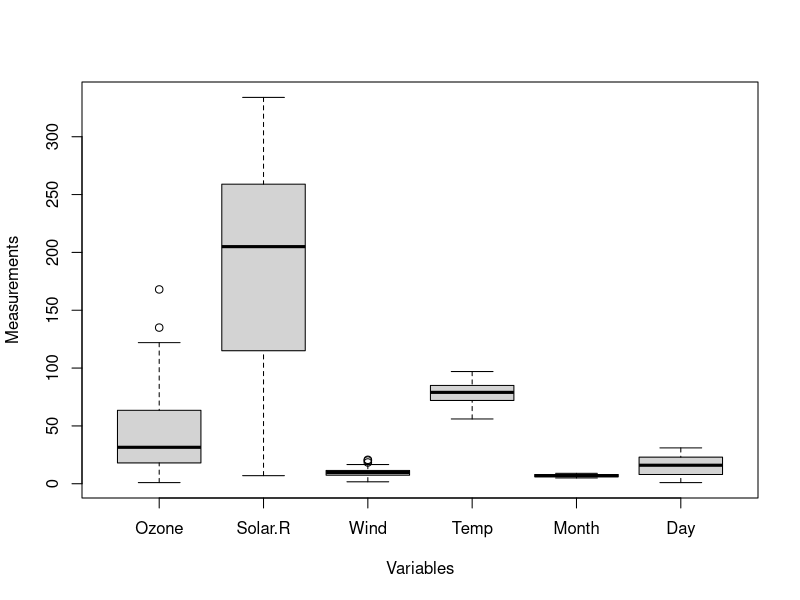
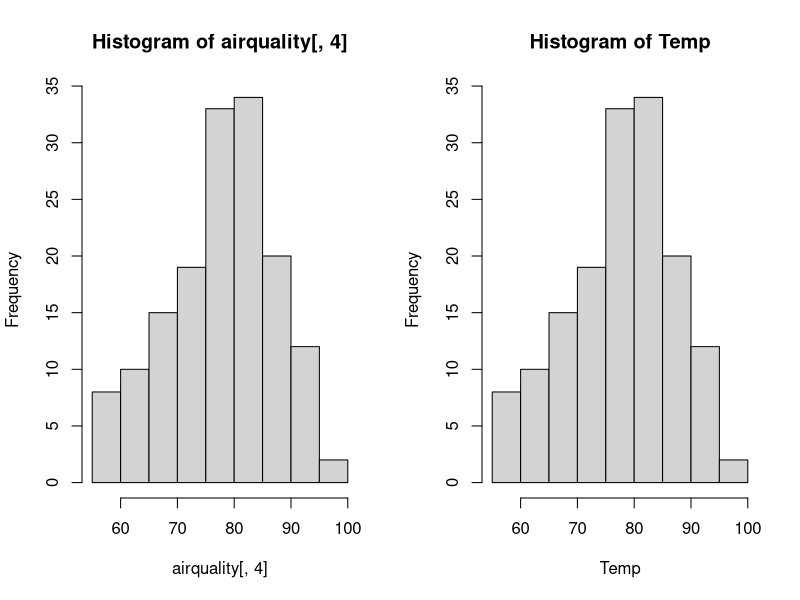
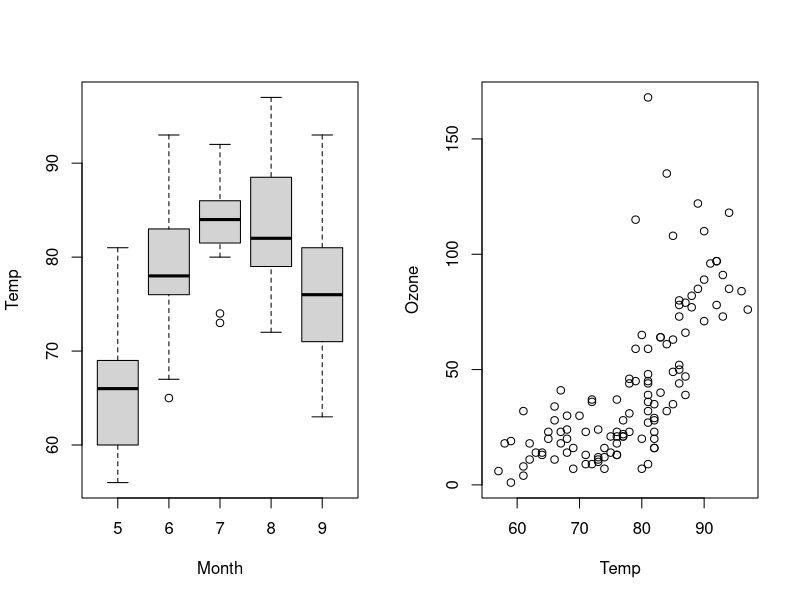

The R script that drew these images, in order:
data("airquality")

head(airquality)

# Now, let's check the list of the rows and columns
# We use the function ---dim---

dim(airquality)  ## This code produces the dimensions of the dataset

# Let's get the names of the columns in the dataset

names(airquality)

colnames(airquality)

boxplot(airquality, xlab="Variables", ylab="Measurements")

## The code below compares the plotting of temperature from column 4

par(mfrow = c(1,2))
hist(airquality[,4])
with(airquality, hist(Temp))


# Let's plot the temperatures separately for each month
with(airquality, boxplot(Temp ~ Month))

# Let's do a scatter plot of the Ozone vs. Temp

with(airquality, plot(Ozone ~ Temp))
